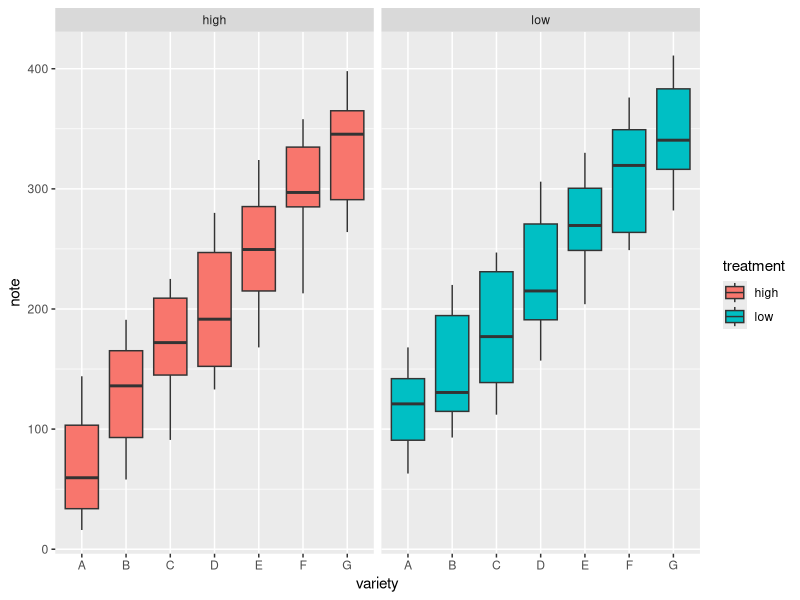
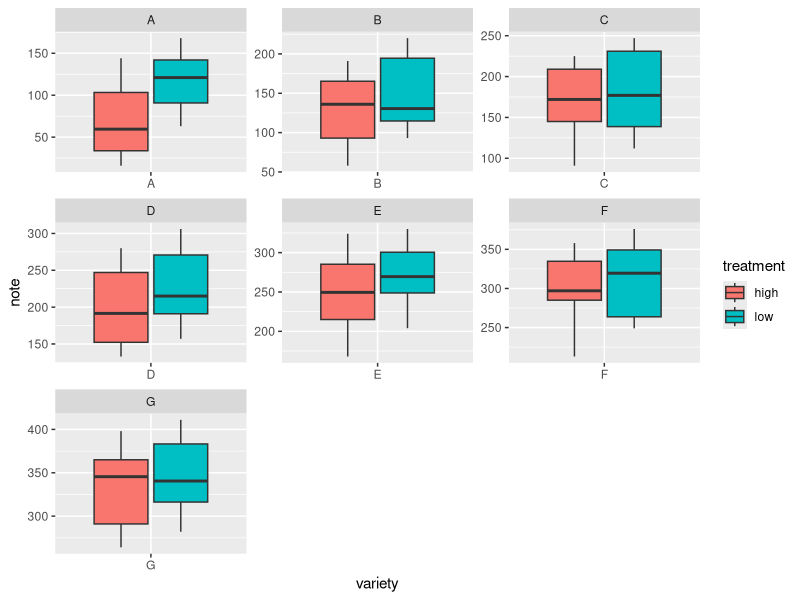

These figures' R source, in order:
# library
library(ggplot2)

# create a data frame
variety = rep(LETTERS[1:7], each=40)
treatment = rep(c("high","low"),each = 20)
note = seq(1:280) + sample(1:150, 280, replace = T)
data = data.frame(variety, treatment ,  note)

# One box per treatment
ggplot(data, aes(x = variety, y = note, fill = treatment)) + 
  geom_boxplot() +
  facet_wrap(~treatment)
# one box per variety
ggplot(data, aes(x = variety, y = note, fill = treatment)) + 
  geom_boxplot() +
  facet_wrap(~variety, scale = "free")


# source : https://www.r-graph-gallery.com/265-grouped-boxplot-with-ggplot2/